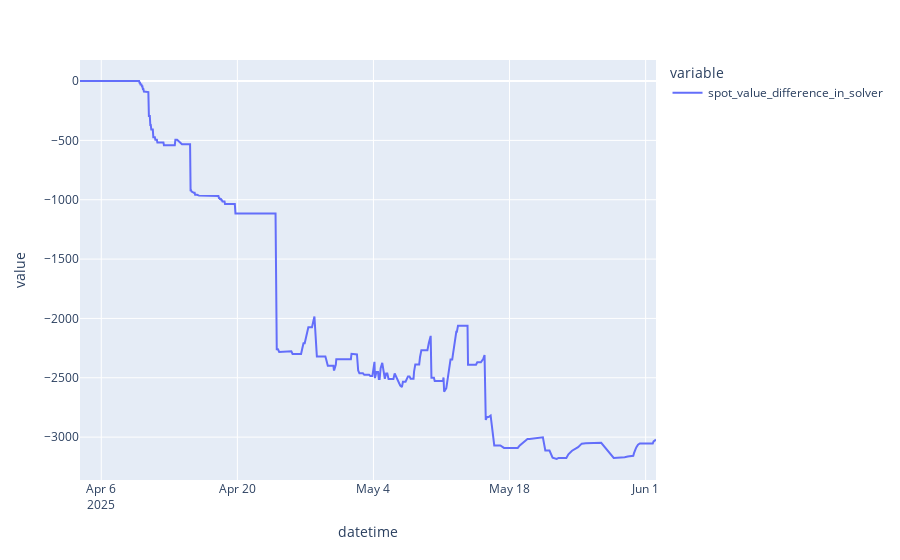

The notebook cell saved with this chart:
### Code cell
px.line(df["spot_value_difference_in_solver"].cumsum())

### Figure 1 — Plotly figure (JSON) as saved in the notebook; plotly's stock layout.template omitted (floating-point values rounded to 4 significant figures; data arrays with more than 128 entries replaced by an {"elided": "..."} marker saying what was removed)
{"data": [{"hovertemplate": "variable=spot_value_difference_in_solver<br>datetime=%{x}<br>value=%{y}<extra></extra>", "legendgroup": "spot_value_difference_in_solver", "line": {"color": "#636efa", "dash": "solid"}, "marker": {"symbol": "circle"}, "mode": "lines", "name": "spot_value_difference_in_solver", "orientation": "v", "showlegend": true, "type": "scatter", "x": {"elided": "419 str values"}, "xaxis": "x", "y": {"elided": "419 float values"}, "yaxis": "y"}], "layout": {"legend": {"title": {"text": "variable"}, "tracegroupgap": 0}, "margin": {"t": 60}, "xaxis": {"anchor": "y", "domain": [0, 1], "title": {"text": "datetime"}}, "yaxis": {"anchor": "x", "domain": [0, 1], "title": {"text": "value"}}}}
